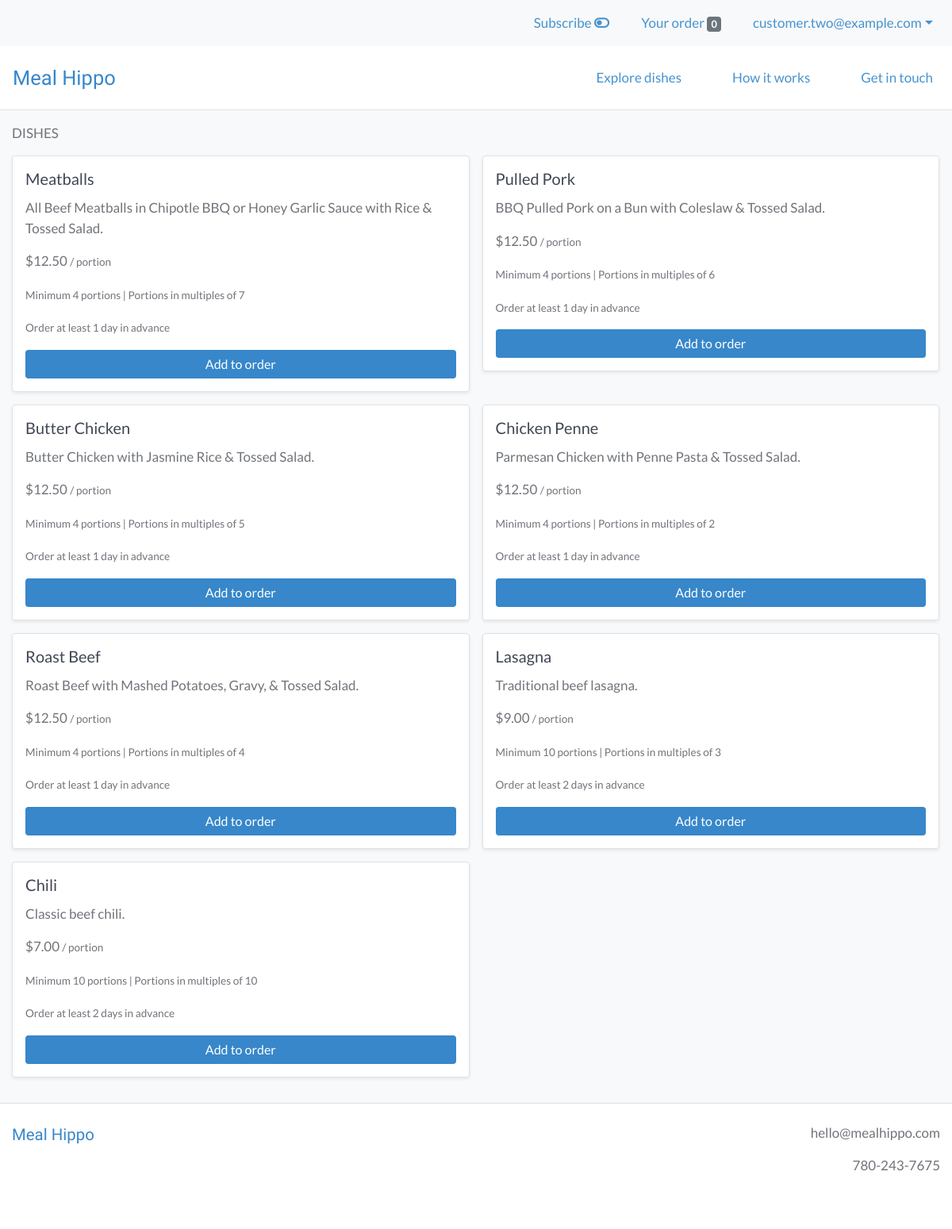
Before: /order/items (signed in) with the older database file.
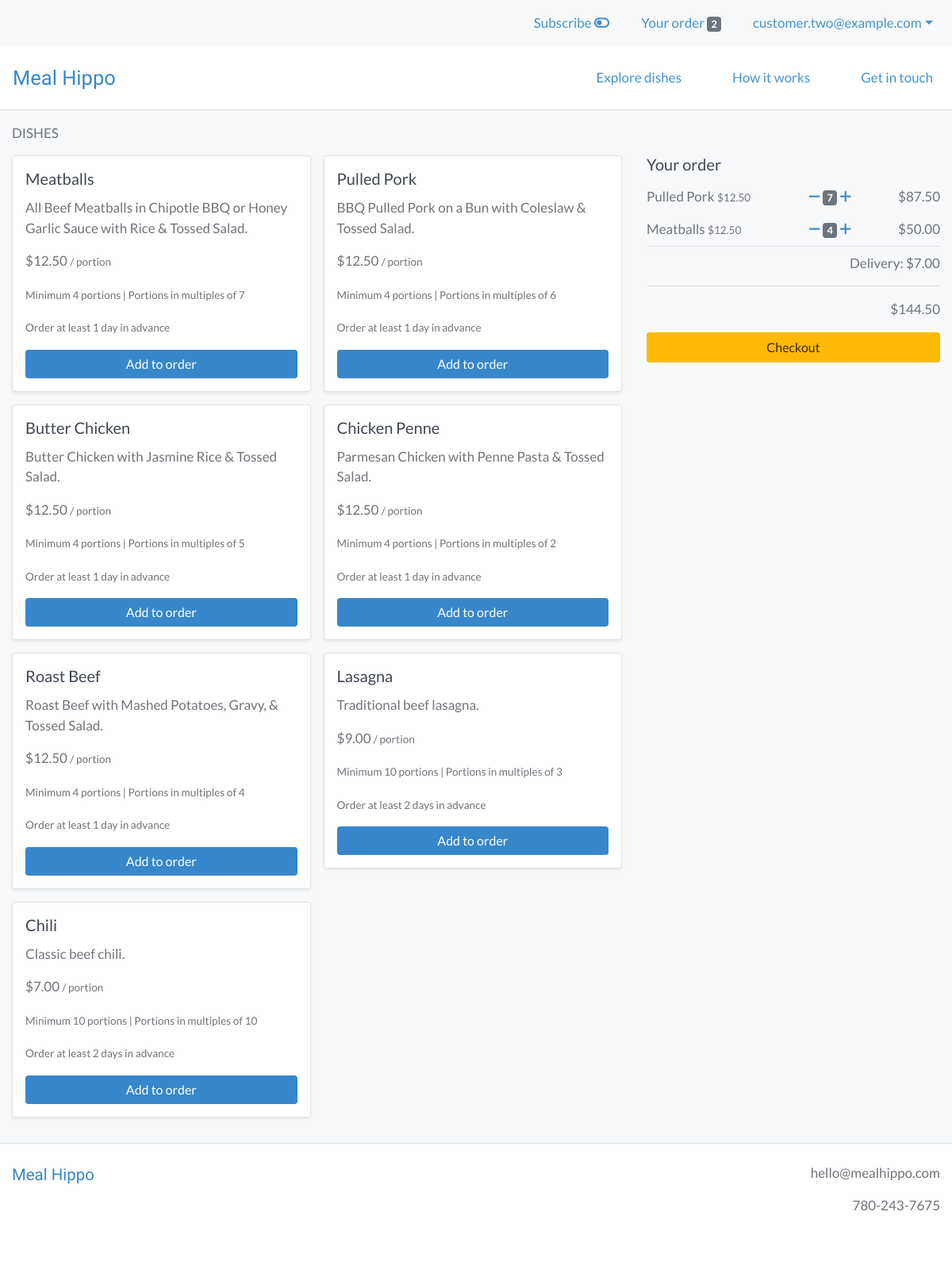
After: the same page with the newer database file.
### users/models.py (models this page shows, shortened)
class CustomUser(AbstractBaseUser):
    email = models.EmailField(unique=True)
    is_active = models.BooleanField(default=True)
    is_admin = models.BooleanField(default=False)
    objects = CustomUserManager()
    USERNAME_FIELD = 'email'
    REQUIRED_FIELDS = []

### webplatform/models.py (models this page shows, shortened)
class Item(models.Model):
    supplier = models.ForeignKey(Supplier, on_delete=models.CASCADE)
    name = models.CharField(max_length=100)
    description = models.TextField()
    price = models.FloatField()
    minimum_portions = models.IntegerField(blank=True, null=True)
    portion_increment = models.IntegerField(blank=True, null=True)
    minimum_lead_time = models.IntegerField(blank=True, null=True)
    calories = models.IntegerField(blank=True, null=True)
    protein = models.FloatField(blank=True, null=True)
    fat = models.FloatField(blank=True, null=True)
    carbs = models.FloatField(blank=True, null=True)
    is_active = models.BooleanField()
    created_at = models.DateTimeField(auto_now_add=True)
    modified_at = models.DateTimeField(auto_now=True)
    def get_add_to_order_url(self):
        return reverse("webplatform:add_to_order", kwargs={'pk': self.pk})
    def get_remove_from_order_url(self):
        return reverse("webplatform:remove_from_order", kwargs={'pk': self.pk})

class Order(models.Model):
    user = models.ForeignKey(settings.AUTH_USER_MODEL, on_delete=models.CASCADE)
    items = models.ManyToManyField(OrderItem)
    delivery_date = models.DateField(null=True)
    delivery_time = models.TimeField(null=True)
    is_completed = models.BooleanField(default=False)
    payment = models.ForeignKey(Payment, on_delete=models.SET_NULL, blank=True, null=True)
    created_at = models.DateTimeField(auto_now_add=True)
    modified_at = models.DateTimeField(auto_now=True)
    def get_total_order_price(self):
        total_order_price = 0
        for item in self.items.all():
            total_order_price += item.get_total_item_price()
        if not UserDeliveryDetail.objects.filter(user=self.user)[0].free_delivery:
            total_order_price += 7
        return total_order_price

class OrderItem(models.Model):
    user = models.ForeignKey(settings.AUTH_USER_MODEL, on_delete=models.CASCADE)
    item = models.ForeignKey(Item, on_delete=models.CASCADE)
    quantity = models.IntegerField(default=1)
    is_completed = models.BooleanField(default=False)
    def get_total_item_price(self):
        return self.quantity * self.item.price

class UserDeliveryDetail(models.Model):
    user = models.OneToOneField(settings.AUTH_USER_MODEL, on_delete=models.CASCADE)
    phone = models.CharField(max_length=20)
    address = models.TextField()
    instructions = models.TextField(blank=True, null=True)
    free_delivery = models.BooleanField(default=True)
    is_subscribed = models.BooleanField(default=False, verbose_name='subscribe weekly')

### webplatform/views.py (the view)
# urls.py: path('order/items', views.OrderItemsView.as_view(), name='order_items_view'),
class OrderItemsView(IsSubscribedMixin, HasFreeDeliveryMixin, ListView):
    model = models.Supplier
    template_name = 'webplatform/order_items_view.html'
    context_object_name = 'active_items'
    def get_queryset(self):
        return models.Item.objects.filter(is_active=True)
    def get_context_data(self, **kwargs):
        context = super().get_context_data(**kwargs)
        if self.request.user.is_authenticated:
            order_qs = models.Order.objects.filter(user=self.request.user, is_completed=False)
            if order_qs.exists():
                order = order_qs[0]
                context['order'] = order
                order_items = order.items.all()
                context['order_items'] = order_items
        return context

### webplatform/templatetags/cart_templatetags.py (called while the page is built)
@register.filter
def cart_item_count(user):
    if user.is_authenticated:
        queryset = models.Order.objects.filter(user=user, is_completed=False)
        if queryset.exists():
            return queryset[0].items.count()
    return 0

### webplatform/views.py (called while the page is built)
    def get_context_data(self, **kwargs):
        context = super(IsSubscribedMixin, self).get_context_data(**kwargs)
        if self.request.user.is_authenticated:
            user_subscription_qs = models.UserSubscription.objects.filter(user=self.request.user)
            user_subscription = user_subscription_qs[0]
            context['is_subscribed'] = user_subscription.is_subscribed
        return context

    def get_context_data(self, **kwargs):
        context = super(HasFreeDeliveryMixin, self).get_context_data(**kwargs)
        if self.request.user.is_authenticated:
            user_delivery_detail_qs = models.UserDeliveryDetail.objects.filter(user=self.request.user)
            user_delivery_detail = user_delivery_detail_qs[0]
            context['free_delivery'] = user_delivery_detail.free_delivery
        return context

### webplatform/templates/webplatform/order_items_view.html (shortened to what this page needs)
{% extends 'base.html' %}
{% load static %}
{% load humanize %}
{% block content %}
<div class="container-fluid bg-light py-3">
  <div class="row">
    {% if order_items %}
      <div class="col-8 pr-0">
    {% else %}
      <div class="col pr-0">
    {% endif %}
      <div class="container-fluid p-0">
        <p >DISHES</p>
          <div class="row m-0 p-0">
              {% for item in active_items %}
                <div class="col-lg-6 col-12 mb-3 m-0 p-0">
                  <div class="card mr-3 p-3 border rounded shadow-sm">
                    <h5 class="card-title">{{ item.name }}</h5>
                    <p class="card-text">{{ item.description }}</p>
                    <p class="card-text">${{ item.price|floatformat:2|intcomma }} <small>/ portion</small></p>
                    <p class="card-text"><small>
                      Minimum {{ item.minimum_portions }} {% if item.minimum_portions > 1 %}portions{% else %}portion{% endif %}
                      {% if item.portion_increment > 1 %} | Portions in multiples of {{ item.portion_increment }}{% endif %}
                    </small></p>
                    <p class="card-text"><small>Order at least {{ item.minimum_lead_time }} {% if item.minimum_lead_time > 1 %}days{% else %}day{% endif %} in advance</small></p>
                    {% if user.is_authenticated %}
                      <a href="{{ item.get_add_to_order_url }}" class="btn btn-primary btn-block">Add to order</a>
                    {% else %}
                      <a href="{% url 'login' %}?next={% url 'webplatform:order_items_view' %}" class="btn btn-primary btn-block">Add to order</a>
                    {% endif %}
                  </div>
                </div>
              {% endfor %}
          </div>
      </div>
    </div>
    {% if order_items %}
      <div class="col-4 mt-4 pt-3">
        <div class="sticky-top">
          <h5>
            Your order
          </h5>
          <div class="container">
            {% for order_item in order_items %}
              <div class="row py-2">
                <div class="col-xl-6 text-xl-left px-0">
                  {{ order_item.item.name }} <small class="mr-3">${{ order_item.item.price|floatformat:2|intcomma }}</small>
                </div>
                <div class="col-xl-3 text-xl-center px-0">
                  <a href="{{ order_item.item.get_remove_from_order_url }}"><i class="fas fa-minus"></i></a>
                  <span class="badge badge-secondary">{{ order_item.quantity }}</span>
                  <a href="{{ order_item.item.get_add_to_order_url }}"><i class="fas fa-plus"></i></a>
                </div>
                <div class="col-xl-3 text-xl-right px-0">
                  ${{ order_item.get_total_item_price|floatformat:2|intcomma }}
                </div>
              </div>
            {% endfor %}
          </div>
          <div class="container">
            <div class="row border-top py-2 mb-2">
              <div class="col text-xl-right px-0">
                {% if user.is_authenticated and free_delivery or not user.is_authenticated %}
                  <s class="text-secondary">Delivery: $7.00</s>
                  <p><small>Free delivery with first order</small></p>
                {% else %}
                  <p>Delivery: $7.00</p>
                {% endif %}
                <hr>
                ${{ order.get_total_order_price|floatformat:2|intcomma }}
              </div>
            </div>
          </div>
          <a href="{% url 'webplatform:order_timing_view' %}" class="btn btn-attention btn-block">Checkout</a>
        </div>
      </div>
    {% endif %}
  </div>
</div>
{% endblock %}

### templates/base.html (shortened to what this page needs)
{% load static %}
{% load cart_templatetags %}
<!DOCTYPE html>
<html lang="en" dir="ltr">
  <head>
    <link rel="stylesheet" href="https://stackpath.bootstrapcdn.com/bootstrap/4.4.1/css/bootstrap.min.css">
    <link rel="stylesheet" type="text/css" href="{% static 'style.css' %}">
  </head>
  <body>
    {% if user.is_authenticated %}
        <nav class="navbar navbar-expand-md navbar-light user-nav bg-light">
            <ul class="navbar-nav ml-md-auto mx-md-0 mx-auto text-md-left text-center">
              <li class="nav-item mr-4">
                <a class="nav-link" href="{% url 'webplatform:subscribe_toggle' request.path %}">{% if is_subscribed %}Subscribed <i class="fas fa-toggle-on"></i>{% else %}<span data-toggle="tooltip" data-placement="bottom" title="Save 5% on all orders">Subscribe <i class="fas fa-toggle-off"></i></span>{% endif %}</a>
              <li class="nav-item mr-4">
                <a class="nav-link" href="{% url 'webplatform:order_items_view' %}">
                  Your order <span class="badge badge-secondary">{{ request.user|cart_item_count }}</span>
                </a>
              </li>
              <li class="nav-item dropdown">
                <a class="nav-link dropdown-toggle" data-toggle="dropdown" href="#" role="button" aria-haspopup="true" aria-expanded="false">{{ request.user.email }}</a>
              </li>
            </ul>
        </nav>
    {% endif %}
    <nav class="navbar navbar-expand-md navbar-light py-3 border-bottom">
      <a class="navbar-brand" href="{% url 'webplatform:home_view' %}">Meal&nbsp;Hippo</a>
      <div class="collapse navbar-collapse" id="navbarText">
        <ul class="navbar-nav ml-auto">
          <li class="nav-item mr-5">
            <a class="nav-link" href="{% url 'webplatform:order_items_view' %}">Explore dishes</a>
          </li>
          <li class="nav-item mr-5">
            <a class="nav-link" href="{% url 'webplatform:support_view' %}">How it works</a>
          </li>
          <li class="nav-item">
            <a class="nav-link" href="{% url 'webplatform:contact_view' %}">Get in touch</a>
          </li>
        </ul>
      </div>
    </nav>
    {% block content %}
    {% endblock %}
    <footer>
      <div class="container-fluid text-center py-4 mb-5 border-top">
        <div class="row">
          <div class="col-sm text-sm-left mb-4">
            <span class="logo">
              <a href="{% url 'webplatform:home_view' %}">Meal&nbsp;Hippo</a>
            </span>
          </div>
          <div class="col-sm text-sm-right">
            <p>hello@mealhippo.com</p>
            <p>780-243-7675</p>
          </div>
        </div>
      </div>
    </footer>
  </body>
</html>

### static/style.css (style rules this page uses)
:root { --heading: #2D3142; --sub_heading: #414655; --text: #70747A; --logo: #3787CA; --button_dark: #3787CA; --button_light: #4693CF; --link_dark: #3787CA; --link_light: #60A9D9; --nav_dark: #4693CF; --nav_light: #60A9D9; --attention_dark: #FFBA08; --attention_light: #FFC518; --attention_text: #392900; }
body { color: var(--text); font-family: 'Lato', sans-serif; font-size: 17px; }
a, .btn-link { color: var(--link_dark); }
h4, h5, h6 { color: var(--sub_heading); line-height: normal; }
.navbar-light .navbar-brand, .logo a { color: var(--logo); font-size: 1.5em; font-family: 'Varela Round', "Arial Rounded MT Bold", "Helvetica Rounded", sans-serif; }
.logo a { font-size: 1.2em; }
.navbar-nav .nav-item a.nav-link { color: var(--nav_dark); }
.btn { padding-left: 25px; padding-right: 25px; }
.btn-primary { background: var(--button_dark); border: none; }
.btn-attention { background: var(--attention_dark); color: var(--attention_text); }

Changed rows visible on the page:
computed for CustomUser "customer.two@example.com": user|cart_item_count "0" → "2"
now on this page (row edited): OrderItem: item.name "Pulled Pork", item.price "12.50", quantity "7", get_total_item_price "87.50"
added OrderItem: item.name "Meatballs", item.price "12.50", quantity "4", get_total_item_price "50.00"
added Order: get_total_order_price "144.50"
Other visible differences:
text now shown: "Your order Delivery: $7.00 $ Checkout"
